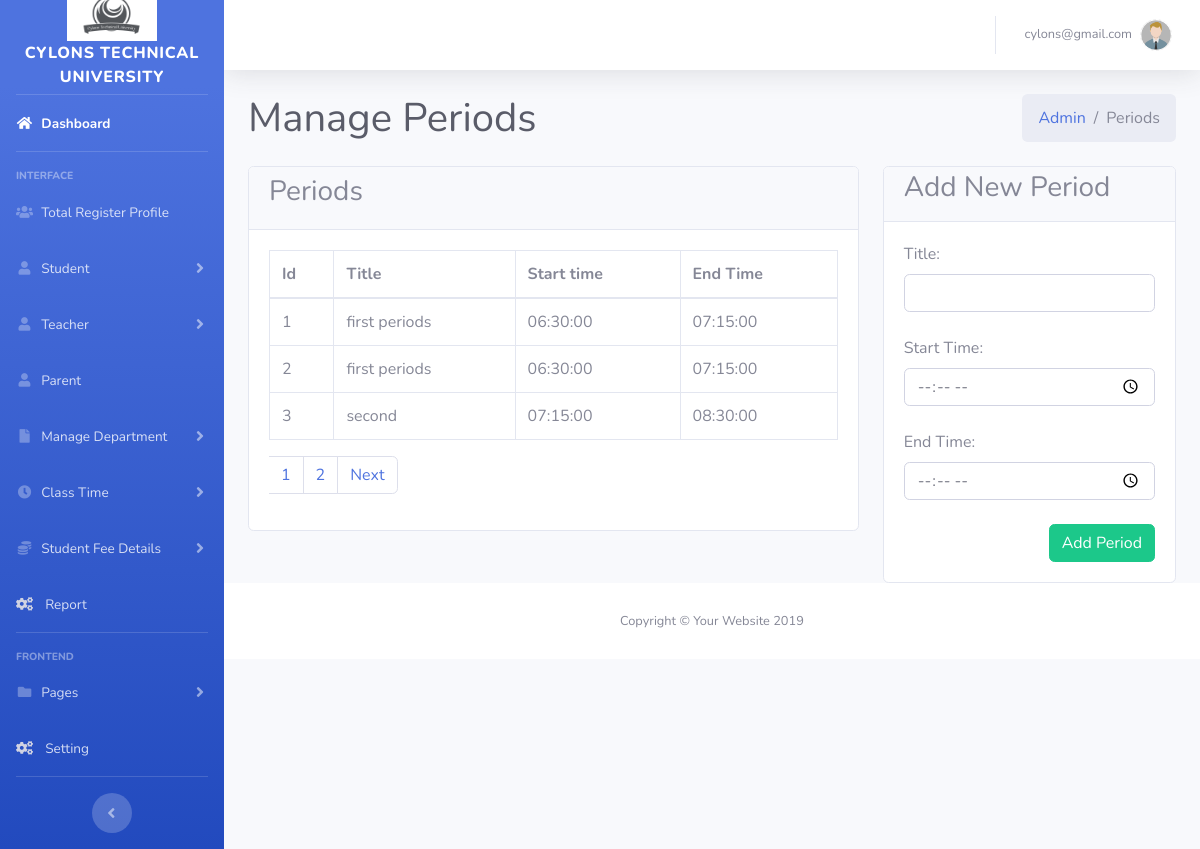
The page /admin/manage_periods.php (signed in) on the database its author committed.
### tables this page shows
CREATE TABLE `periods` (
  `id` int(11) NOT NULL,
  `name` varchar(100) NOT NULL,
  `start_time` time NOT NULL,
  `end_time` time NOT NULL,
  `created_at` timestamp NOT NULL DEFAULT current_timestamp()
);

### admin/manage_periods.php (the view, shortened to what this page needs)
<?php
include('includes/header.php');
include('includes/navbar.php');
include "dbconfig.php";
?>
<head>
</head>
<body>
    <div class="content-header">
      <div class="container-fluid">
        <div class="row mb-2">
          <div class="col-sm-6">
            <h1 class="m-0 text-dark">Manage Periods</h1>
          </div>
          <div class="col-sm-6">
            <ol class="breadcrumb float-sm-right">
              <li class="breadcrumb-item"><a href="#">Admin</a></li>
              <li class="breadcrumb-item active">Periods</li>
            </ol>
          </div>
        </div>
      </div>
    </div>
    <section class="content">
      <div class="container-fluid">
        <div class="row">
          <div class='col-lg-8'>
            <div class="card">
              <div class="card-header py-2">
                <h3 class="card-title">
                Periods
                </h3>
              </div>
              <div class="card-body">
                <div class="table-responsive bg-white">
                    <?php
                        include "dbconfig.php";
                        $limit = 3;
                        if(isset($_GET['page'])){
                           $page = $_GET['page'];
                        }else{
                           $page =1;
                        }
                        $offset = ($page - 1 ) * $limit;
                        $query = "SELECT * FROM periods ORDER BY id LIMIT {$offset},{$limit}";
                        $query_run = mysqli_query($conn,$query)or die("Query Failed.");
                if(mysqli_num_rows($query_run)>0){
    ?>
                  <table class="table table-bordered">
                    <thead>
                      <tr>
                        <th>Id</th>
                        <th>Title</th>
                        <th>Start time</th>
                        <th>End Time</th>
                      </tr>
                    </thead>
                    <tbody>
                    <?php
          while($row = mysqli_fetch_assoc($query_run)){
        ?>
                      <tr>
                        <td><?php  echo $row['id']; ?></td>
                        <td><?php  echo $row['name']; ?> </td>
                        <td><?php  echo $row['start_time']; ?></td>
                        <td><?php  echo $row['end_time']; ?></td>
                      </tr>
                      <?php
                        }
        ?>
                    </tbody>
                  </table>
                  <div class="clearfix">
					   <?php
                                      }
                                       $sql1 = "SELECT * FROM periods";
                                       $result1 = mysqli_query($conn,$sql1) or die("Query FAiled.");
                                       if(mysqli_num_rows($result1) >0){
                                        $total_records = mysqli_num_rows($result1);
                                        $limit = 3;
                                        $total_page = ceil( $total_records / $limit);
										echo '<ul class="pagination">';
                                        for($i = 1; $i <= $total_page; $i++){
                                            if($i== $page){
                                                $active = "active";
                                            }
                                            else{
                                                $active = "";
                                            }
                                            echo '<li class="'.$active.'" class="page-item "><a href="manage_periods.php?page='.$i.'"class="page-link">'.$i.'</a></li>';
                                        }
                                        if($total_page >$page){
                                            echo '<li class="page-item "><a href="manage_periods.php?page='.($page+1).'" class="page-link">Next</a></li>';
                                           }
                                        echo '</ul>';
                                       }
                                       ?>
					   </div>
                </div>
              </div>
            </div>
          </div>
          <div class="col-lg-4">
            <div class="card">
              <div class="card-header py-1">
                <h3 class="card-title">
                  Add New Period
                </h3>
              </div>
              <div class="card-body">
              <form method="POST">
              <div > <label>Title:</label><input type="text" name="name"  required class="form-control"><br></div>
              <div ><label>Start Time:</label><input type="time" name="start_time" required class="form-control"><br></div>
              <div ><label>End Time:</label><input type="time" name="end_time" required class="form-control"><br></div>
        <button type="submit" class="btn btn-success float-right">Add Period</button>
               </form>
              </div>
            </div>
          </div>
      </div>
    </section>
    <?php
include('includes/footer.php');
?>

### rows shown on the page
periods: id "1", name "first periods", start_time "06:30:00", end_time "07:15:00"
periods: id "2", name "first periods", start_time "06:30:00", end_time "07:15:00"
periods: id "3", name "second", start_time "07:15:00", end_time "08:30:00"

### other values the page prints
$_SESSION['username'] "cylons@gmail.com"
